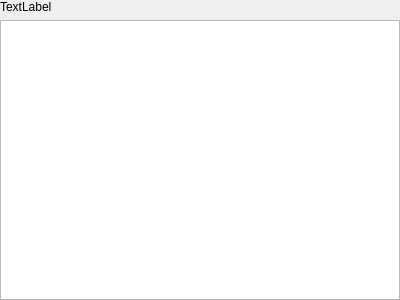
<?xml version="1.0" encoding="UTF-8"?>
<ui version="4.0">
 <class>Font</class>
 <widget class="QWidget" name="Font">
  <property name="geometry">
   <rect>
    <x>0</x>
    <y>0</y>
    <width>400</width>
    <height>300</height>
   </rect>
  </property>
  <property name="windowTitle">
   <string>Form</string>
  </property>
  <layout class="QVBoxLayout" name="verticalLayout">
   <property name="leftMargin">
    <number>0</number>
   </property>
   <property name="topMargin">
    <number>0</number>
   </property>
   <property name="rightMargin">
    <number>0</number>
   </property>
   <property name="bottomMargin">
    <number>0</number>
   </property>
   <item>
    <widget class="QLabel" name="label">
     <property name="text">
      <string>TextLabel</string>
     </property>
    </widget>
   </item>
   <item>
    <widget class="QTableWidget" name="tableWidget"/>
   </item>
  </layout>
 </widget>
 <resources/>
 <connections/>
</ui>
